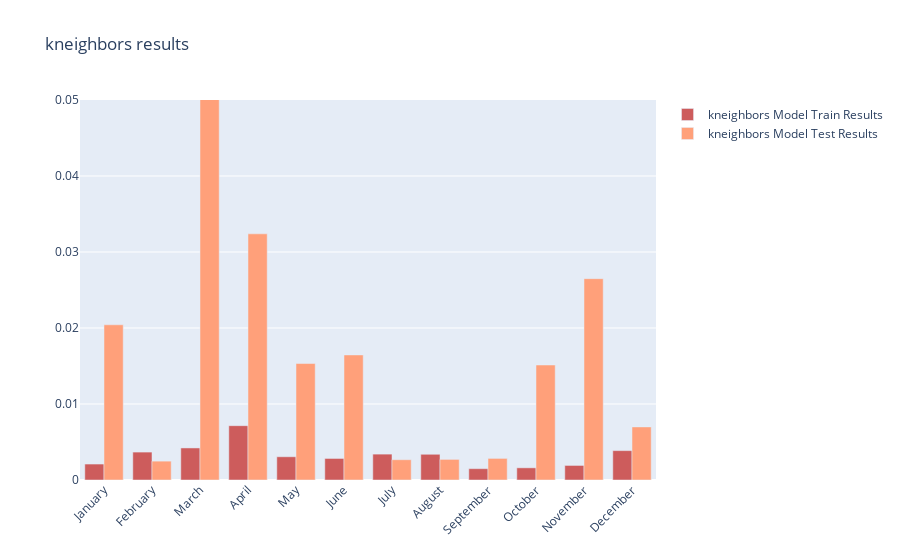

Notebook source saved alongside this figure:
### Code cell
plot_resulst(train_errors,test_errors,"kneighbors")

### Figure 1 — Plotly figure (JSON) as saved in the notebook; plotly's stock layout.template omitted (floating-point values rounded to 4 significant figures)
{"data": [{"marker": {"color": "indianred"}, "name": "kneighbors Model Train Results", "type": "bar", "x": ["January", "February", "March", "April", "May", "June", "July", "August", "September", "October", "November", "December"], "y": [0.002099, 0.003674, 0.004217, 0.007148, 0.003058, 0.002834, 0.003406, 0.003384, 0.00149, 0.001603, 0.001914, 0.003864]}, {"marker": {"color": "lightsalmon"}, "name": "kneighbors Model Test Results", "type": "bar", "x": ["January", "February", "March", "April", "May", "June", "July", "August", "September", "October", "November", "December"], "y": [0.02042, 0.002482, 0.1065, 0.03239, 0.01532, 0.01645, 0.00267, 0.002712, 0.002842, 0.01513, 0.02649, 0.006985]}], "layout": {"barmode": "group", "title": {"text": "kneighbors results"}, "xaxis": {"tickangle": -45}, "yaxis": {"range": [0, 0.05]}}}
